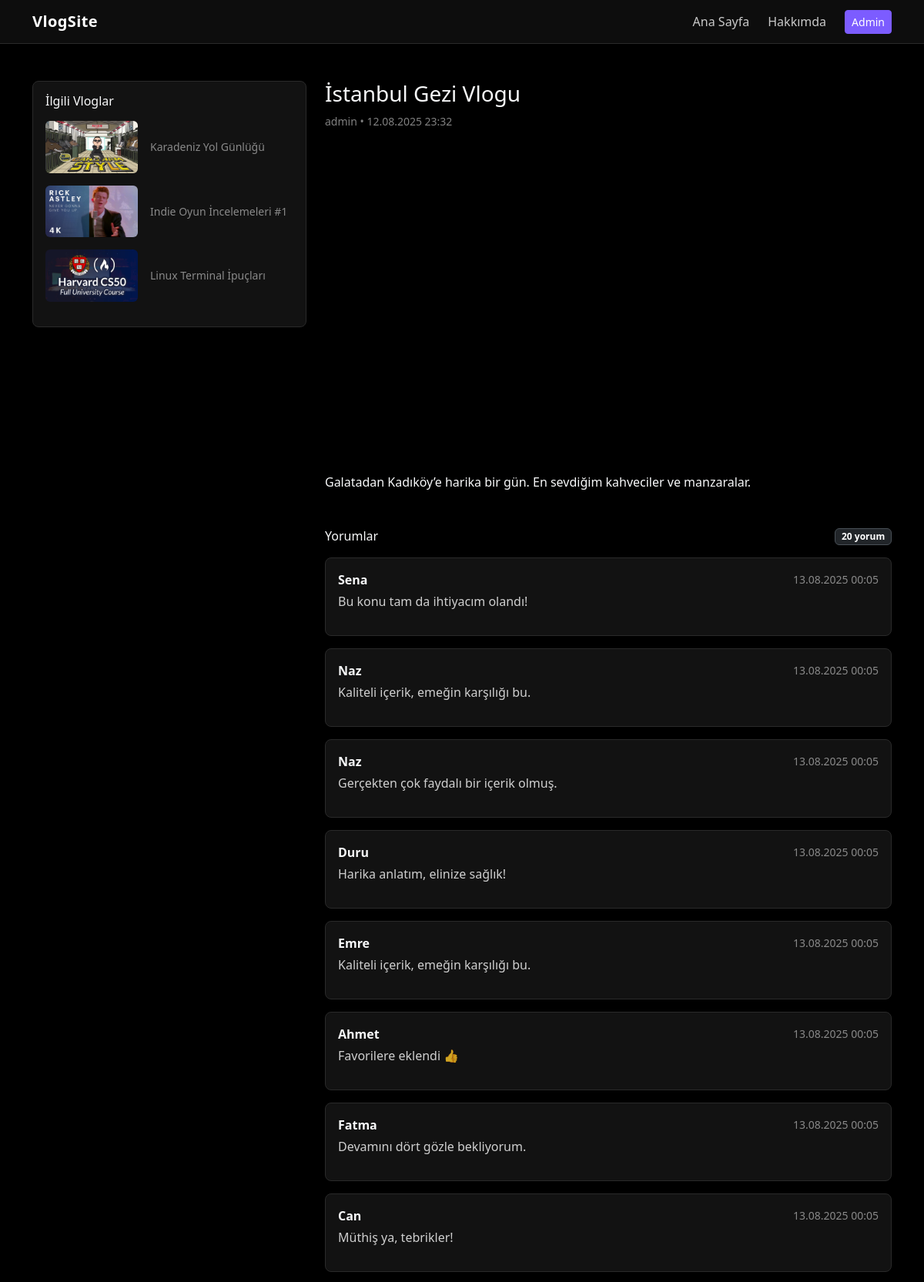
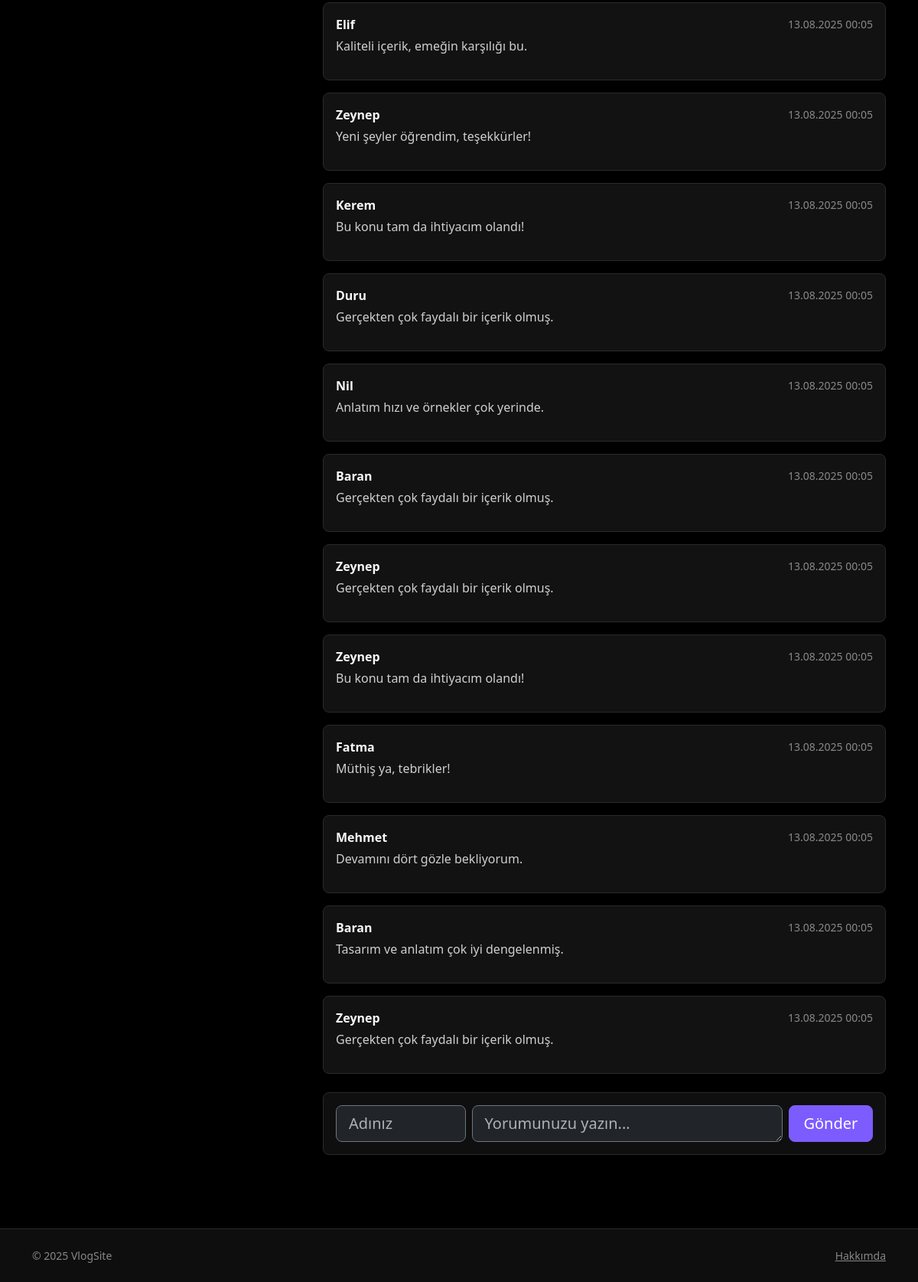
The page /istanbul-gezi-vlogu/ on the database its author committed (2 pictures, top to bottom).
### vlogs/models.py (models this page shows, shortened)
class Vlog(models.Model):
    author = models.ForeignKey(User, on_delete=models.CASCADE, related_name="vlogs")
    title = models.CharField(max_length=150)
    slug = models.SlugField(max_length=160, unique=True)
    description = models.TextField()
    video_url = EmbedVideoField(help_text="YouTube/Vimeo linki")
    thumbnail = models.ImageField(upload_to="thumbnails/", blank=True, null=True)
    category = models.ForeignKey(Category, on_delete=models.SET_NULL, null=True, blank=True, related_name="vlogs")
    is_published = models.BooleanField(default=True)
    created_at = models.DateTimeField(auto_now_add=True)
    updated_at = models.DateTimeField(auto_now=True)
    class Meta:
        ordering = ["-created_at"]
        verbose_name = "Vlog"
        verbose_name_plural = "Vloglar"

class Comment(models.Model):
    vlog = models.ForeignKey(Vlog, on_delete=models.CASCADE, related_name="comments")
    name = models.CharField(max_length=80)
    content = models.TextField()
    is_approved = models.BooleanField(default=True)
    created_at = models.DateTimeField(auto_now_add=True)
    class Meta:
        ordering = ["created_at"]
        verbose_name = "Yorum"
        verbose_name_plural = "Yorumlar"

### vlogs/views.py (the view, shortened to what this page needs)
# urls.py: path('<slug:slug>/', VlogDetailView.as_view(), name='detail'),
class VlogDetailView(DetailView):
    model = Vlog
    template_name = 'vlogs/detail.html'
    context_object_name = 'vlog'
    def get_context_data(self, **kwargs):
        ctx = super().get_context_data(**kwargs)
        current: Vlog = ctx['vlog']
        ctx['related_vlogs'] = self.get_related_vlogs(current)
        ctx['comments'] = current.comments.filter(is_approved=True)
        return ctx
    def get_related_vlogs(self, current: Vlog):
        base_qs = Vlog.objects.filter(is_published=True).exclude(id=current.id)
        scored = []
        current_tokens = set(re.findall(r"[\wğüşöçıİĞÜŞÖÇ]+", current.title.lower()))
        for v in base_qs:
            score = 0
            if current.category_id and v.category_id == current.category_id:
                score += 2
            vt = set(re.findall(r"[\wğüşöçıİĞÜŞÖÇ]+", v.title.lower()))
            score += len(current_tokens.intersection(vt))
            if score > 0:
                scored.append((score, v))
        scored.sort(key=lambda x: x[0], reverse=True)
        return [v for _, v in scored[:6]]

### templates/vlogs/detail.html (shortened to what this page needs)
{% extends 'base.html' %}
{% load embed_video_tags static %}
{% block content %}
  <div class="row g-4">
    <aside class="col-lg-4 order-2 order-lg-1">
      <div class="about-card p-3 rounded-3 mb-3">
        <h2 class="h6 mb-3">İlgili Vloglar</h2>
        {% for r in related_vlogs %}
          <a href="{% url 'vlogs:detail' r.slug %}" class="d-flex gap-3 align-items-center mb-3 text-decoration-none">
            <div class="ratio ratio-16x9" style="width: 120px;">
              {% if r.thumbnail %}
                <img src="{{ r.thumbnail.url }}" class="rounded object-fit-cover" alt="{{ r.title }}">
              {% endif %}
            </div>
            <div class="flex-grow-1 small text-white-50">{{ r.title }}</div>
          </a>
        {% empty %}
          <div class="text-white-50 small">Benzer içerik bulunamadı.</div>
        {% endfor %}
      </div>
    </aside>
    <article class="col-lg-8 order-1 order-lg-2">
      <header class="mb-3">
        <h1 class="h3">{{ vlog.title }}</h1>
        <div class="text-white-50 small">{{ vlog.author.get_full_name|default:vlog.author.username }} • {{ vlog.created_at|date:'d.m.Y H:i' }}</div>
      </header>
      <div class="ratio ratio-16x9 mb-3">
      </div>
      <p class="lead text-white-50">{{ vlog.description|linebreaks }}</p>
      <section class="mt-5">
        <div class="d-flex align-items-center justify-content-between mb-3 flex-wrap gap-2">
          <h2 class="h6 m-0">Yorumlar</h2>
          <span class="badge text-bg-dark border">{{ comments|length }} yorum</span>
        </div>
        <div class="vstack gap-3 mb-4">
          {% for c in comments %}
            <div class="comment-item p-3 rounded-3">
              <div class="d-flex justify-content-between align-items-center mb-1">
                <strong>{{ c.name }}</strong>
                <small class="text-white-50">{{ c.created_at|date:'d.m.Y H:i' }}</small>
              </div>
              <div class="text-white-80">{{ c.content|linebreaks }}</div>
            </div>
          {% empty %}
            <div class="text-white-50">Henüz yorum yok. İlk yorumu siz yazın.</div>
          {% endfor %}
        </div>
        <form class="comment-form p-3 rounded-3" method="post">
          <div class="row g-2 align-items-start">
            <div class="col-md-3">
              <input required name="name" class="form-control form-control-lg bg-dark border-secondary text-light" placeholder="Adınız">
            </div>
            <div class="col-md-7">
              <textarea required name="content" class="form-control form-control-lg bg-dark border-secondary text-light" rows="1" placeholder="Yorumunuzu yazın..."></textarea>
            </div>
            <div class="col-md-2 d-grid">
              <button class="btn btn-primary btn-lg">Gönder</button>
            </div>
          </div>
        </form>
      </section>
    </article>
  </div>
{% endblock %}

### static/css/site.css (style rules this page uses)
:root { --bg: #0b0b0b; --surface: #121212; --muted: #9aa0a6; --border: #2a2a2a; --primary: #7c5cff; --primary-600: #6b46ff; }
body { background: var(--bg); }
.btn-primary { background: var(--primary); border-color: var(--primary); }
.about-card { background: var(--surface); border: 1px solid var(--border); }
.comment-item { background: #121212; border: 1px solid var(--border); }
.comment-form { background: #0f0f0f; border: 1px solid var(--border); }
.text-white-80 { color: rgba(255,255,255,.8); }

### rows shown on the page
Vlog: thumbnail (picture), title "Karadeniz Yol Günlüğü"
Vlog: thumbnail (picture), title "Indie Oyun İncelemeleri #1"
Vlog: thumbnail (picture), title "Linux Terminal İpuçları"
Vlog: title "İstanbul Gezi Vlogu", author.get_full_name "admin", created_at "12.08.2025 23:32", description "Galatadan Kadıköy’e harika bir gün. En sevdiğim kahveciler ve manzaralar."
Comment: name "Sena", created_at "13.08.2025 00:05", content "Bu konu tam da ihtiyacım olandı!"
Comment: name "Naz", created_at "13.08.2025 00:05", content "Kaliteli içerik, emeğin karşılığı bu."
Comment: name "Naz", created_at "13.08.2025 00:05", content "Gerçekten çok faydalı bir içerik olmuş."
Comment: name "Duru", created_at "13.08.2025 00:05", content "Harika anlatım, elinize sağlık!"
Comment: name "Emre", created_at "13.08.2025 00:05", content "Kaliteli içerik, emeğin karşılığı bu."
Comment: name "Ahmet", created_at "13.08.2025 00:05", content "Favorilere eklendi 👍"
Comment: name "Fatma", created_at "13.08.2025 00:05", content "Devamını dört gözle bekliyorum."
Comment: name "Can", created_at "13.08.2025 00:05", content "Müthiş ya, tebrikler!"
Comment: name "Elif", created_at "13.08.2025 00:05", content "Kaliteli içerik, emeğin karşılığı bu."
Comment: name "Zeynep", created_at "13.08.2025 00:05", content "Yeni şeyler öğrendim, teşekkürler!"
Comment: name "Kerem", created_at "13.08.2025 00:05", content "Bu konu tam da ihtiyacım olandı!"
Comment: name "Duru", created_at "13.08.2025 00:05", content "Gerçekten çok faydalı bir içerik olmuş."
Comment: name "Nil", created_at "13.08.2025 00:05", content "Anlatım hızı ve örnekler çok yerinde."
Comment: name "Baran", created_at "13.08.2025 00:05", content "Gerçekten çok faydalı bir içerik olmuş."
Comment: name "Zeynep", created_at "13.08.2025 00:05", content "Gerçekten çok faydalı bir içerik olmuş."
Comment: name "Zeynep", created_at "13.08.2025 00:05", content "Bu konu tam da ihtiyacım olandı!"
Comment: name "Fatma", created_at "13.08.2025 00:05", content "Müthiş ya, tebrikler!"
Comment: name "Mehmet", created_at "13.08.2025 00:05", content "Devamını dört gözle bekliyorum."
Comment: name "Baran", created_at "13.08.2025 00:05", content "Tasarım ve anlatım çok iyi dengelenmiş."
Comment: name "Zeynep", created_at "13.08.2025 00:05", content "Gerçekten çok faydalı bir içerik olmuş."

### other values the page prints
{{ comments|length }} "20"
{{ now|default:2025 }} "2025"
